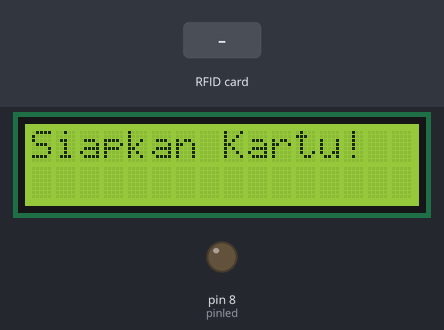
The sketch below on a simulated Arduino Uno, built with avr-gcc and run on an emulated ATmega328P. Parts: 16×2 character LCD, output pins drawn as LEDs (lit = HIGH). Dashed ring = blinking. The inputs (shaded band) are chosen by the test bench. Pins used as bus, display or sensor lines are not drawn; what the sketch prints to the serial monitor is not drawn.

Above: at 1.3 s.
1.4 s: RFID card 5E 7A 19 C4 held to the reader
At 1.69 s:
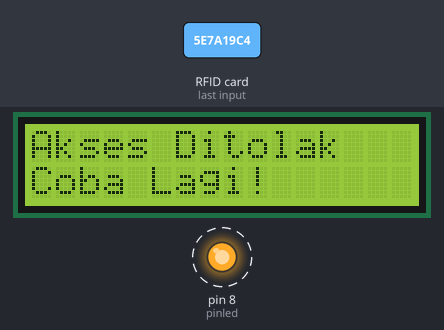
At 3.0 s:
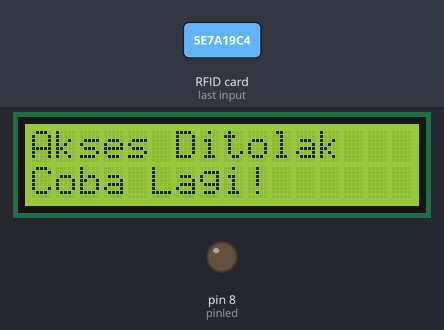
3.2 s: RFID card 02 6F 86 C4 84 60 00 held to the reader
At 5.2 s:
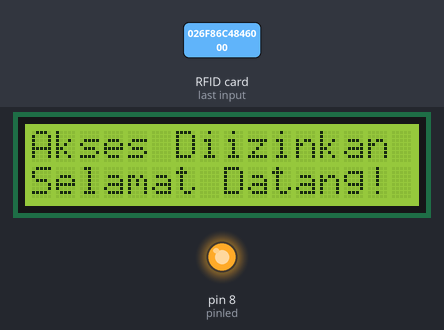
6.1 s: RFID card 04 38 41 92 51 63 80 held to the reader
Timing chart, 0 to 9.1 s (numbered marks = the images above; inputs shaded):
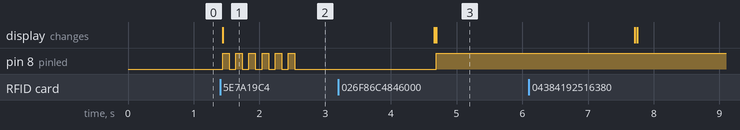

Measured:
- after the input at 1.4 s, pin 8 (pinled): alternates HIGH for 0.10 s and LOW for 0.10 s, 12 changes in all, then stays LOW, starting at once; the display: changes at once (image 1)
- after the input at 3.2 s, pin 8 (pinled): LOW → HIGH after 1.5 s; the display: first differs from a run without the input after 1.5 s (image 3)

The sketch:

LCD_RFIF_FAREN_RESTU.ino
```cpp
#include <SPI.h>
#include <MFRC522.h>
#include <Wire.h>
#include <LiquidCrystal_I2C.h>

#define SS_PIN 10
#define RST_PIN 9
#define ACCESS_DELAY 2000  // Durasi akses diizinkan (2 detik)
#define DENIED_DELAY 1000  // Durasi akses ditolak (1 detik)
int pinled = 8;
// Inisialisasi objek RFID dan LCD
MFRC522 mfrc522(SS_PIN, RST_PIN);
LiquidCrystal_I2C lcd(0x27, 16, 2); // Alamat I2C LCD

// Daftar UID yang diizinkan
String allowedUIDs[] = {
  "02 6F 86 C4 84 60 00",
  "04 38 41 92 51 63 80",
  "E7 60 56 3F"
};

void setup() {
  // Inisialisasi komunikasi serial dan SPI
  Serial.begin(9600);
  SPI.begin();
  mfrc522.PCD_Init();

  // Pesan awal di serial monitor
  Serial.println("Tempatkan kartu di RFID...");

  // Inisialisasi LCD
  lcd.init();
  lcd.backlight();
  lcd.clear();
  lcd.setCursor(0, 0);
  lcd.print("Siapkan Kartu!");
  pinMode(pinled, OUTPUT);
}

void loop() {
  if (!mfrc522.PICC_IsNewCardPresent()) {
    return; // Jika tidak ada kartu, lanjutkan
  }

  // Pilih kartu
  if (!mfrc522.PICC_ReadCardSerial()) {
    return; // Jika tidak dapat membaca kartu, lanjutkan
  }

  // Menampilkan UID di Serial Monitor dan LCD
  String content = readRFID();

  // Cek apakah kartu diizinkan
  if (isAuthorized(content)) {
    grantAccess();  // Fungsi untuk memberi akses
  } else {
    denyAccess();   // Fungsi untuk menolak akses
  }

  // Tampilkan kembali pesan "Siapkan Kartu!" setelah akses diberikan atau ditolak
  delay(1000);
  lcd.clear();
  lcd.setCursor(0, 0);
  lcd.print("Siapkan Kartu!");
}

// Membaca UID kartu RFID
String readRFID() {
  String content = "";
  Serial.print("UID tag : ");
  for (byte i = 0; i < mfrc522.uid.size; i++) {
    Serial.print(mfrc522.uid.uidByte[i] < 0x10 ? " 0" : " ");
    Serial.print(mfrc522.uid.uidByte[i], HEX);
    content.concat(String(mfrc522.uid.uidByte[i] < 0x10 ? " 0" : " "));
    content.concat(String(mfrc522.uid.uidByte[i], HEX));
  }
  Serial.println();
  content.toUpperCase();  // Ubah UID menjadi huruf besar
  return content;
}

// Mengecek apakah kartu diizinkan berdasarkan UID
bool isAuthorized(String content) {
  // Loop untuk memeriksa apakah UID ada di daftar yang diizinkan
  for (int i = 0; i < sizeof(allowedUIDs) / sizeof(allowedUIDs[0]); i++) {
    if (content.substring(1) == allowedUIDs[i]) {
      return true;  // Jika cocok, akses diizinkan
    }
  }
  return false;  // Jika tidak cocok, akses ditolak
}

// Fungsi untuk memberikan akses jika kartu diizinkan
void grantAccess() {
  Serial.println("Akses diizinkan");
  lcd.clear();  // Membersihkan layar LCD
  lcd.setCursor(0, 0);
  lcd.print("Akses Diizinkan");
  lcd.setCursor(0, 1);
  lcd.print("Selamat Datang!");
  digitalWrite(pinled, HIGH);
  delay(ACCESS_DELAY);
}

// Fungsi untuk menolak akses jika kartu tidak diizinkan
void denyAccess() {
  Serial.println("Akses ditolak");
  lcd.clear();  // Membersihkan layar LCD
  lcd.setCursor(0, 0);
  lcd.print("Akses Ditolak");
  lcd.setCursor(0, 1);
  lcd.print("Coba Lagi!");
  blik();
  delay(DENIED_DELAY);
}
void blik(){
  digitalWrite(pinled, HIGH);
  delay(100);
  digitalWrite(pinled, LOW);
  delay(100);
  digitalWrite(pinled, HIGH);
  delay(100);
  digitalWrite(pinled, LOW);
  delay(100);
  digitalWrite(pinled, HIGH);
  delay(100);
  digitalWrite(pinled, LOW);
  delay(100);
  digitalWrite(pinled, HIGH);
  delay(100);
  digitalWrite(pinled, LOW);
  delay(100);
  digitalWrite(pinled, HIGH);
  delay(100);
  digitalWrite(pinled, LOW);
  delay(100);
  digitalWrite(pinled, HIGH);
  delay(100);
  digitalWrite(pinled, LOW);
  delay(100);
}
```
